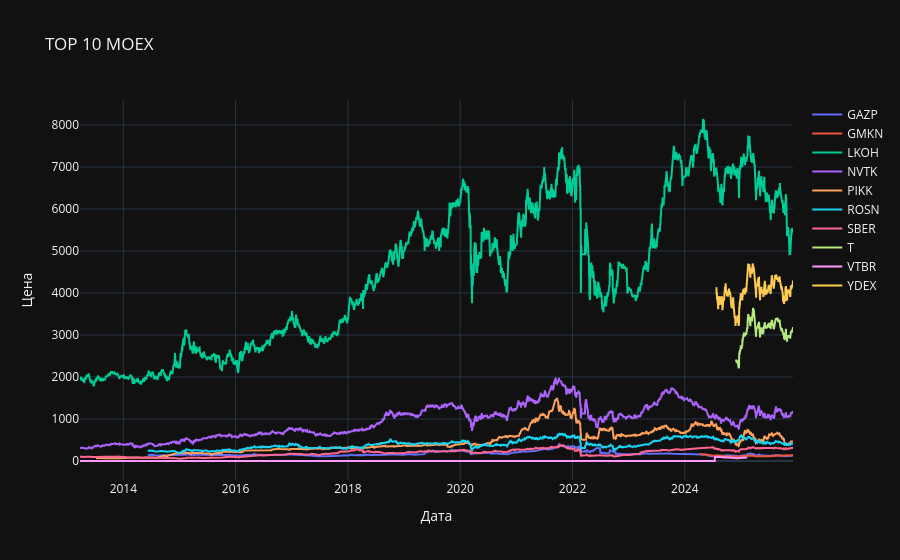

The notebook cell this image was saved under:
### Markdown cell above
**Для рисования графиков будем использовать Plotly.**

Несколько полезных ссылок:
- Вводная статья про Plotly (на русском): https://habr.com/ru/articles/502958/.

- Галерея графиков с примерами кода: https://plotly.com/python/.

- Time Series and Date Axes in Python: https://plotly.com/python/time-series/.

### Code cell
fig = go.Figure()

for secid in SECIDS:
    fig.add_trace(
        go.Scatter(x=df_merged[df_merged["SECID"] == secid]["TRADEDATE"], y=df_merged[df_merged["SECID"] == secid]["LEGALCLOSEPRICE"], name=secid)
    )

fig.update_layout(
    title="TOP 10 MOEX",
    xaxis_title="Дата",
    yaxis_title="Цена",
)

fig.show()

### Figure 1 — Plotly figure (JSON) as saved in the notebook; plotly's stock layout.template omitted (floating-point values rounded to 4 significant figures; data arrays with more than 128 entries replaced by an {"elided": "..."} marker saying what was removed)
{"data": [{"name": "GAZP", "x": {"elided": "4198 str values"}, "y": {"elided": "4198 float values"}, "type": "scatter"}, {"name": "GMKN", "x": {"elided": "607 str values"}, "y": {"elided": "607 float values"}, "type": "scatter"}, {"name": "LKOH", "x": {"elided": "4639 str values"}, "y": {"elided": "4639 float values"}, "type": "scatter"}, {"name": "NVTK", "x": {"elided": "4639 str values"}, "y": {"elided": "4639 float values"}, "type": "scatter"}, {"name": "PIKK", "x": {"elided": "4534 str values"}, "y": {"elided": "4534 float values"}, "type": "scatter"}, {"name": "ROSN", "x": {"elided": "4198 str values"}, "y": {"elided": "4198 float values"}, "type": "scatter"}, {"name": "SBER", "x": {"elided": "4639 str values"}, "y": {"elided": "4639 float values"}, "type": "scatter"}, {"name": "T", "x": {"elided": "373 str values"}, "y": {"elided": "373 float values"}, "type": "scatter"}, {"name": "VTBR", "x": {"elided": "4341 str values"}, "y": {"elided": "4341 float values"}, "type": "scatter"}, {"name": "YDEX", "x": {"elided": "516 str values"}, "y": {"elided": "516 float values"}, "type": "scatter"}], "layout": {"title": {"text": "TOP 10 MOEX"}, "xaxis": {"title": {"text": "Дата"}}, "yaxis": {"title": {"text": "Цена"}}}}
